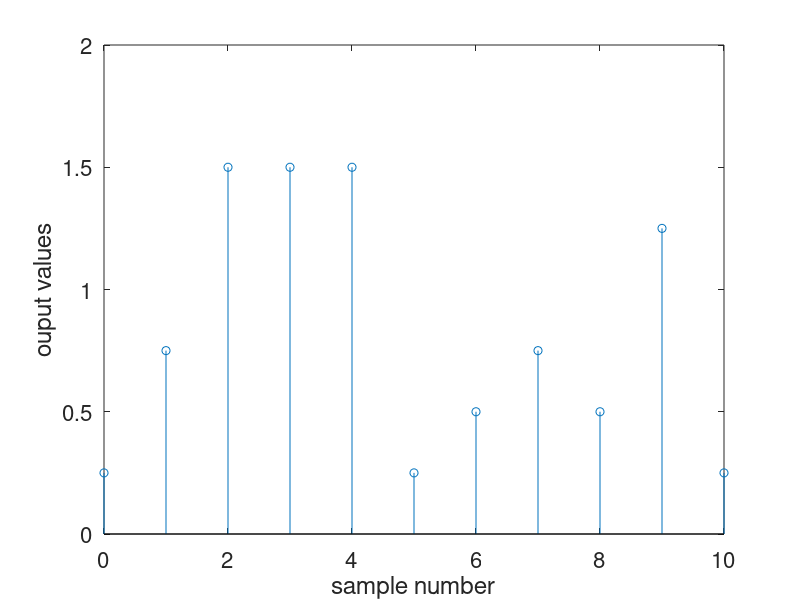

Here is the MATLAB script that generated this plot:
%  This m-file is used to convolve x[n] and B[n]
%
%  Assumes that both x[n] and B[n] start at n = 0
%
%  written by Dr. Thad B. Welch, PE {t.b.welch@ieee.org}
%  copyright 2001
%  completed on 13 December 2001 revision 1.0

% Simulation inputs
x = [1 2 3 0 1 -3 4 1];             % input vector x[n]
B = [0.25 0.25 0.25 0.25];          % FIR filter coefficients B[n]
myFontSize = 16;                    % font size for the plot labels

% Calculated terms
PaddedX = [x zeros(1,length(B)-1)]; % zeros pads x[n] to flush the filter
n = 0:(length(x) + length(B) - 2);  % plotting index for the output 
y = filter(B, 1, PaddedX);          % performs the convolution

%Simulation outputs
y                                   % returns the results to the screen
stem(n, y)                          % output plot generation
set(gca, 'FontSize', myFontSize)
ylabel('ouput values')
xlabel('sample number')
print -deps2 MatlabFiltering